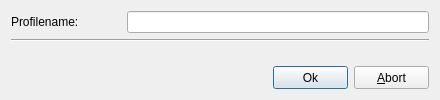
<ui version="4.0" >
 <author>Alexander Saal - alex.saal@gmx.de</author>
 <class>UiDBoxFEProfile</class>
 <widget class="QDialog" name="UiDBoxFEProfile" >
  <property name="geometry" >
   <rect>
    <x>0</x>
    <y>0</y>
    <width>440</width>
    <height>100</height>
   </rect>
  </property>
  <property name="minimumSize" >
   <size>
    <width>440</width>
    <height>100</height>
   </size>
  </property>
  <property name="maximumSize" >
   <size>
    <width>440</width>
    <height>100</height>
   </size>
  </property>
  <property name="windowTitle" >
   <string>Profilename</string>
  </property>
  <property name="windowIcon" >
   <iconset resource="../../../resource/dboxfe.qrc" >
    <normaloff>:/pics/images/default.png</normaloff>:/pics/images/default.png</iconset>
  </property>
  <layout class="QGridLayout" name="gridLayout" >
   <item row="0" column="0" >
    <layout class="QHBoxLayout" name="_2" >
     <property name="spacing" >
      <number>6</number>
     </property>
     <property name="margin" >
      <number>0</number>
     </property>
     <item>
      <widget class="QLabel" name="label" >
       <property name="minimumSize" >
        <size>
         <width>110</width>
         <height>0</height>
        </size>
       </property>
       <property name="maximumSize" >
        <size>
         <width>110</width>
         <height>16777215</height>
        </size>
       </property>
       <property name="text" >
        <string>Profilename:</string>
       </property>
       <property name="buddy" >
        <cstring>LEProfile</cstring>
       </property>
      </widget>
     </item>
     <item>
      <widget class="QLineEdit" name="LEProfile" >
       <property name="text" >
        <string/>
       </property>
      </widget>
     </item>
    </layout>
   </item>
   <item row="1" column="0" >
    <widget class="Line" name="line" >
     <property name="orientation" >
      <enum>Qt::Horizontal</enum>
     </property>
    </widget>
   </item>
   <item row="2" column="0" >
    <spacer name="verticalSpacer" >
     <property name="orientation" >
      <enum>Qt::Vertical</enum>
     </property>
     <property name="sizeHint" stdset="0" >
      <size>
       <width>20</width>
       <height>5</height>
      </size>
     </property>
    </spacer>
   </item>
   <item row="3" column="0" >
    <layout class="QHBoxLayout" name="horizontalLayout" >
     <item>
      <spacer>
       <property name="orientation" >
        <enum>Qt::Horizontal</enum>
       </property>
       <property name="sizeHint" stdset="0" >
        <size>
         <width>155</width>
         <height>23</height>
        </size>
       </property>
      </spacer>
     </item>
     <item>
      <widget class="QPushButton" name="btnOk" >
       <property name="minimumSize" >
        <size>
         <width>75</width>
         <height>23</height>
        </size>
       </property>
       <property name="maximumSize" >
        <size>
         <width>75</width>
         <height>23</height>
        </size>
       </property>
       <property name="text" >
        <string>Ok</string>
       </property>
       <property name="icon" >
        <iconset resource="../../../resource/dboxfe.qrc" >
         <normaloff>:/pics/images/apply_16.png</normaloff>:/pics/images/apply_16.png</iconset>
       </property>
      </widget>
     </item>
     <item>
      <widget class="QPushButton" name="btnAbort" >
       <property name="minimumSize" >
        <size>
         <width>75</width>
         <height>23</height>
        </size>
       </property>
       <property name="maximumSize" >
        <size>
         <width>75</width>
         <height>23</height>
        </size>
       </property>
       <property name="text" >
        <string>&amp;Abort</string>
       </property>
       <property name="icon" >
        <iconset resource="../../../resource/dboxfe.qrc" >
         <normaloff>:/pics/images/cancel_16.png</normaloff>:/pics/images/cancel_16.png</iconset>
       </property>
      </widget>
     </item>
    </layout>
   </item>
  </layout>
 </widget>
 <tabstops>
  <tabstop>LEProfile</tabstop>
  <tabstop>btnOk</tabstop>
  <tabstop>btnAbort</tabstop>
 </tabstops>
 <resources>
  <include location="../../../resource/dboxfe.qrc" />
  <include location="../../../resource/dboxfe.qrc" />
 </resources>
 <connections>
  <connection>
   <sender>btnAbort</sender>
   <signal>clicked()</signal>
   <receiver>UiDBoxFEProfile</receiver>
   <slot>reject()</slot>
   <hints>
    <hint type="sourcelabel" >
     <x>380</x>
     <y>79</y>
    </hint>
    <hint type="destinationlabel" >
     <x>382</x>
     <y>53</y>
    </hint>
   </hints>
  </connection>
 </connections>
</ui>
